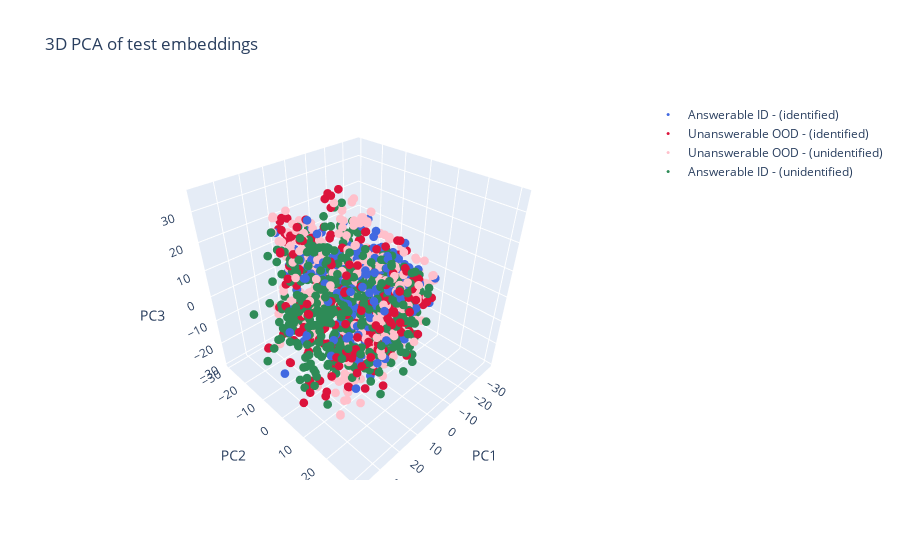
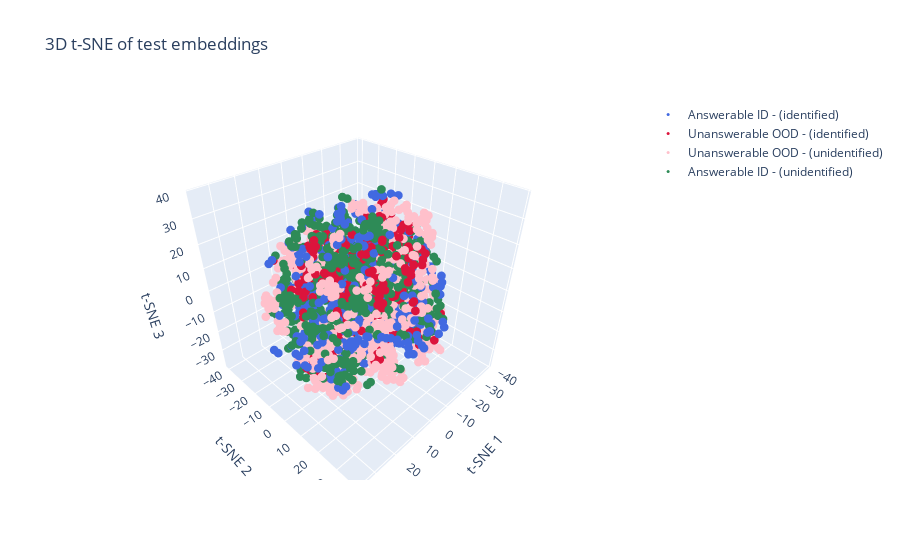
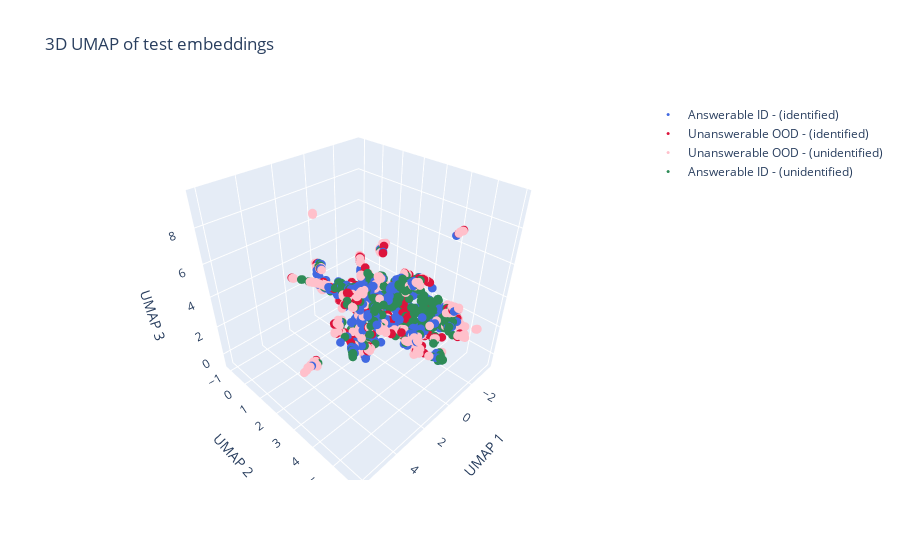

Notebook cell for these charts, in order:
### Code cell
# Plot PCA, t-SNE and UMAP of classified samples  
# -----------------------------------
pca_config = {'n_components': 3}
pca_config_preprocessing = {'n_components': 50}
tsne_config = {'n_components': 3, 'perplexity': 100}
umap_config = {'n_components': 3, 'n_neighbors': 15, 'min_dist': 0.1}

# --- PCA only ---
_ = plot_dim_reduction_3d_embeddings(
    id_test_embeddings=id_test_embeddings, 
    od_test_embeddings=od_test_embeddings, 
    labels_id=labels_id, 
    labels_ood=labels_ood, 
    pca_config=pca_config
)

# --- t-SNE ---
_ = plot_dim_reduction_3d_embeddings(
    id_test_embeddings=id_test_embeddings, 
    od_test_embeddings=od_test_embeddings, 
    labels_id=labels_id, 
    labels_ood=labels_ood, 
    tsne_config=tsne_config
)

# --- UMAP---
_ = plot_dim_reduction_3d_embeddings(
    id_test_embeddings=id_test_embeddings, 
    od_test_embeddings=od_test_embeddings, 
    labels_id=labels_id, 
    labels_ood=labels_ood, 
    umap_config=umap_config
)


'''
# --- PCA + UMAP---
_ = plot_dim_reduction_3d_embeddings(
    id_test_embeddings=id_test_embeddings, 
    od_test_embeddings=od_test_embeddings, 
    labels_id=labels_id, 
    labels_ood=labels_ood, 
    pca_config=pca_config_preprocessing,
    umap_config=umap_config
)'''

### Figure 1 — Plotly figure (JSON) as saved in the notebook; plotly's stock layout.template omitted (floating-point values rounded to 4 significant figures; data arrays with more than 128 entries replaced by an {"elided": "..."} marker saying what was removed)
{"data": [{"marker": {"color": "royalblue", "size": 3}, "mode": "markers", "name": "Answerable ID - (identified)", "type": "scatter3d", "x": {"elided": "383 float values"}, "y": {"elided": "383 float values"}, "z": {"elided": "383 float values"}}, {"marker": {"color": "crimson", "size": 3}, "mode": "markers", "name": "Unanswerable OOD - (identified)", "type": "scatter3d", "x": {"elided": "323 float values"}, "y": {"elided": "323 float values"}, "z": {"elided": "323 float values"}}, {"marker": {"color": "pink", "size": 3}, "mode": "markers", "name": "Unanswerable OOD - (unidentified)", "type": "scatter3d", "x": {"elided": "677 float values"}, "y": {"elided": "677 float values"}, "z": {"elided": "677 float values"}}, {"marker": {"color": "seagreen", "size": 3}, "mode": "markers", "name": "Answerable ID - (unidentified)", "type": "scatter3d", "x": {"elided": "617 float values"}, "y": {"elided": "617 float values"}, "z": {"elided": "617 float values"}}], "layout": {"legend": {"font": {"size": 12}}, "scene": {"aspectmode": "cube", "xaxis": {"title": {"text": "PC1"}}, "yaxis": {"title": {"text": "PC2"}}, "zaxis": {"title": {"text": "PC3"}}}, "title": {"text": "3D PCA of test embeddings"}}}

### Figure 2 — Plotly figure (JSON) as saved in the notebook; plotly's stock layout.template omitted (floating-point values rounded to 4 significant figures; data arrays with more than 128 entries replaced by an {"elided": "..."} marker saying what was removed)
{"data": [{"marker": {"color": "royalblue", "size": 3}, "mode": "markers", "name": "Answerable ID - (identified)", "type": "scatter3d", "x": {"elided": "383 float values"}, "y": {"elided": "383 float values"}, "z": {"elided": "383 float values"}}, {"marker": {"color": "crimson", "size": 3}, "mode": "markers", "name": "Unanswerable OOD - (identified)", "type": "scatter3d", "x": {"elided": "323 float values"}, "y": {"elided": "323 float values"}, "z": {"elided": "323 float values"}}, {"marker": {"color": "pink", "size": 3}, "mode": "markers", "name": "Unanswerable OOD - (unidentified)", "type": "scatter3d", "x": {"elided": "677 float values"}, "y": {"elided": "677 float values"}, "z": {"elided": "677 float values"}}, {"marker": {"color": "seagreen", "size": 3}, "mode": "markers", "name": "Answerable ID - (unidentified)", "type": "scatter3d", "x": {"elided": "617 float values"}, "y": {"elided": "617 float values"}, "z": {"elided": "617 float values"}}], "layout": {"legend": {"font": {"size": 12}}, "scene": {"aspectmode": "cube", "xaxis": {"title": {"text": "t-SNE 1"}}, "yaxis": {"title": {"text": "t-SNE 2"}}, "zaxis": {"title": {"text": "t-SNE 3"}}}, "title": {"text": "3D t-SNE of test embeddings"}}}

### Figure 3 — Plotly figure (JSON) as saved in the notebook; plotly's stock layout.template omitted (floating-point values rounded to 4 significant figures; data arrays with more than 128 entries replaced by an {"elided": "..."} marker saying what was removed)
{"data": [{"marker": {"color": "royalblue", "size": 3}, "mode": "markers", "name": "Answerable ID - (identified)", "type": "scatter3d", "x": {"elided": "383 float values"}, "y": {"elided": "383 float values"}, "z": {"elided": "383 float values"}}, {"marker": {"color": "crimson", "size": 3}, "mode": "markers", "name": "Unanswerable OOD - (identified)", "type": "scatter3d", "x": {"elided": "323 float values"}, "y": {"elided": "323 float values"}, "z": {"elided": "323 float values"}}, {"marker": {"color": "pink", "size": 3}, "mode": "markers", "name": "Unanswerable OOD - (unidentified)", "type": "scatter3d", "x": {"elided": "677 float values"}, "y": {"elided": "677 float values"}, "z": {"elided": "677 float values"}}, {"marker": {"color": "seagreen", "size": 3}, "mode": "markers", "name": "Answerable ID - (unidentified)", "type": "scatter3d", "x": {"elided": "617 float values"}, "y": {"elided": "617 float values"}, "z": {"elided": "617 float values"}}], "layout": {"legend": {"font": {"size": 12}}, "scene": {"aspectmode": "cube", "xaxis": {"title": {"text": "UMAP 1"}}, "yaxis": {"title": {"text": "UMAP 2"}}, "zaxis": {"title": {"text": "UMAP 3"}}}, "title": {"text": "3D UMAP of test embeddings"}}}
